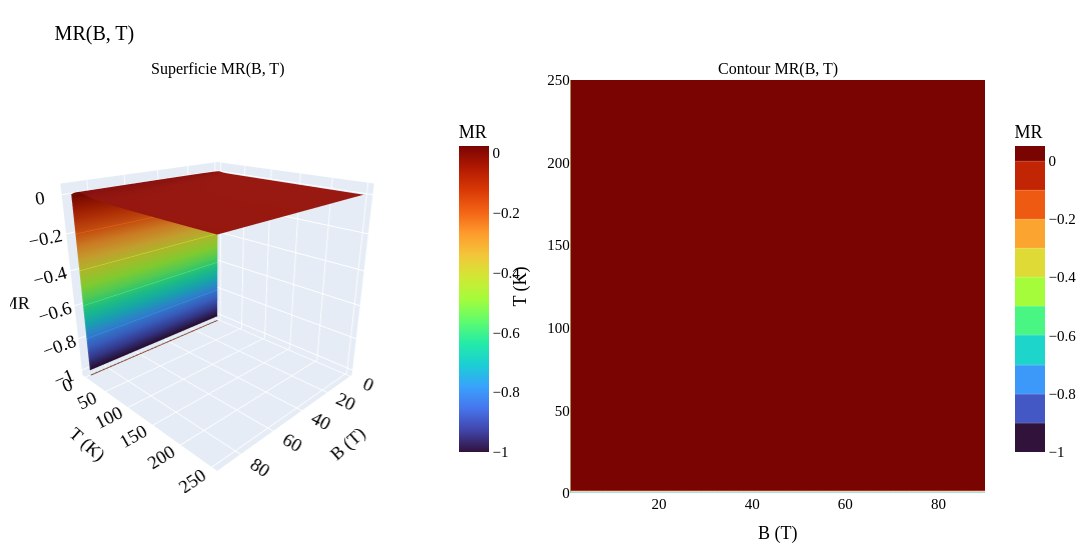

The notebook cell saved with this chart:
### Markdown cell above
---
## Magnetoresistenza $\mathrm{MR}(B, T)$ — Gradino

$\mathrm{MR}(B, T) = \dfrac{\rho_{xx}(B, T)}{\rho_{xx}(0, T)} - 1$

Equivalente al rapporto $\rho(B)/\rho(0)$ usato da Ataei *et al.*, traslato di 1.

### Code cell
plot_observable_4panel(
    MR_grid,
    name='MR', name_tex=r'$\mathrm{MR}$',
    label_plain='MR', label_tex=r'$\rho_{xx}(B)/\rho_{xx}(0) - 1$',
    cmap='Turbo',
    B_grid_1d=B_grid_1d, T_grid_1d=T_grid_1d,
    T_slices=(5, 30, 60, 100, 150, 250),
)

### Figure 1 — Plotly figure (JSON) as saved in the notebook; plotly's stock layout.template omitted (floating-point values rounded to 4 significant figures; data arrays with more than 128 entries replaced by an {"elided": "..."} marker saying what was removed)
{"data": [{"colorbar": {"len": 0.85, "title": {"text": "MR"}, "x": 0.45}, "colorscale": [[0, "#30123b"], [0.07143, "#4145ab"], [0.1429, "#4675ed"], [0.2143, "#39a2fc"], [0.2857, "#1bcfd4"], [0.3571, "#24eca6"], [0.4286, "#61fc6c"], [0.5, "#a4fc3b"], [0.5714, "#d1e834"], [0.6429, "#f3c63a"], [0.7143, "#fe9b2d"], [0.7857, "#f36315"], [0.8571, "#d93806"], [0.9286, "#b11901"], [1, "#7a0402"]], "contours": {"z": {"highlightcolor": "white", "project": {"z": true}, "show": true, "usecolormap": true}}, "hovertemplate": "B = %{x:.1f} T<br>T = %{y:.1f} K<br>MR = %{z:.4g}<extra></extra>", "scene": "scene", "type": "surface", "x": [1.0, 2.127, 3.253, 4.38, 5.506, 6.633, 7.759, 8.886, 10.01, 11.14, 12.27, 13.39, 14.52, 15.65, 16.77, 17.9, 19.03, 20.15, 21.28, 22.41, 23.53, 24.66, 25.78, 26.91, 28.04, 29.16, 30.29, 31.42, 32.54, 33.67, 34.8, 35.92, 37.05, 38.18, 39.3, 40.43, 41.56, 42.68, 43.81, 44.94, 46.06, 47.19, 48.32, 49.44, 50.57, 51.7, 52.82, 53.95, 55.08, 56.2, 57.33, 58.46, 59.58, 60.71, 61.84, 62.96, 64.09, 65.22, 66.34, 67.47, 68.59, 69.72, 70.85, 71.97, 73.1, 74.23, 75.35, 76.48, 77.61, 78.73, 79.86, 80.99, 82.11, 83.24, 84.37, 85.49, 86.62, 87.75, 88.87, 90.0], "y": {"elided": "200 float values"}, "z": {"elided": "200x80 float values"}}, {"colorbar": {"len": 0.85, "title": {"text": "MR"}, "x": 1.02}, "colorscale": [[0, "#30123b"], [0.07143, "#4145ab"], [0.1429, "#4675ed"], [0.2143, "#39a2fc"], [0.2857, "#1bcfd4"], [0.3571, "#24eca6"], [0.4286, "#61fc6c"], [0.5, "#a4fc3b"], [0.5714, "#d1e834"], [0.6429, "#f3c63a"], [0.7143, "#fe9b2d"], [0.7857, "#f36315"], [0.8571, "#d93806"], [0.9286, "#b11901"], [1, "#7a0402"]], "contours": {"labelfont": {"color": "white", "size": 11}, "showlabels": true}, "hovertemplate": "B = %{x:.1f} T<br>T = %{y:.1f} K<br>MR = %{z:.4g}<extra></extra>", "line": {"color": "rgba(255,255,255,0.4)", "width": 0.5}, "type": "contour", "x": [1.0, 2.127, 3.253, 4.38, 5.506, 6.633, 7.759, 8.886, 10.01, 11.14, 12.27, 13.39, 14.52, 15.65, 16.77, 17.9, 19.03, 20.15, 21.28, 22.41, 23.53, 24.66, 25.78, 26.91, 28.04, 29.16, 30.29, 31.42, 32.54, 33.67, 34.8, 35.92, 37.05, 38.18, 39.3, 40.43, 41.56, 42.68, 43.81, 44.94, 46.06, 47.19, 48.32, 49.44, 50.57, 51.7, 52.82, 53.95, 55.08, 56.2, 57.33, 58.46, 59.58, 60.71, 61.84, 62.96, 64.09, 65.22, 66.34, 67.47, 68.59, 69.72, 70.85, 71.97, 73.1, 74.23, 75.35, 76.48, 77.61, 78.73, 79.86, 80.99, 82.11, 83.24, 84.37, 85.49, 86.62, 87.75, 88.87, 90.0], "xaxis": "x", "y": {"elided": "200 float values"}, "yaxis": "y", "z": {"elided": "200x80 float values"}}], "layout": {"annotations": [{"font": {"size": 16}, "showarrow": false, "text": "Superficie MR(B, T)", "x": 0.2125, "xanchor": "center", "xref": "paper", "y": 1, "yanchor": "bottom", "yref": "paper"}, {"font": {"size": 16}, "showarrow": false, "text": "Contour MR(B, T)", "x": 0.7875, "xanchor": "center", "xref": "paper", "y": 1, "yanchor": "bottom", "yref": "paper"}], "font": {"color": "black", "family": "serif", "size": 15}, "height": 550, "margin": {"b": 10, "l": 10, "r": 10, "t": 80}, "scene": {"camera": {"eye": {"x": 1.6, "y": 1.6, "z": 0.9}}, "domain": {"x": [0, 0.425], "y": [0, 1]}, "xaxis": {"title": {"text": "B (T)"}}, "yaxis": {"title": {"text": "T (K)"}}, "zaxis": {"title": {"text": "MR"}}}, "title": {"font": {"color": "black", "family": "serif", "size": 20}, "text": "MR(B, T)"}, "width": 1200, "xaxis": {"anchor": "y", "domain": [0.575, 1], "title": {"text": "B (T)"}}, "yaxis": {"anchor": "x", "domain": [0, 1], "title": {"text": "T (K)"}}}}
